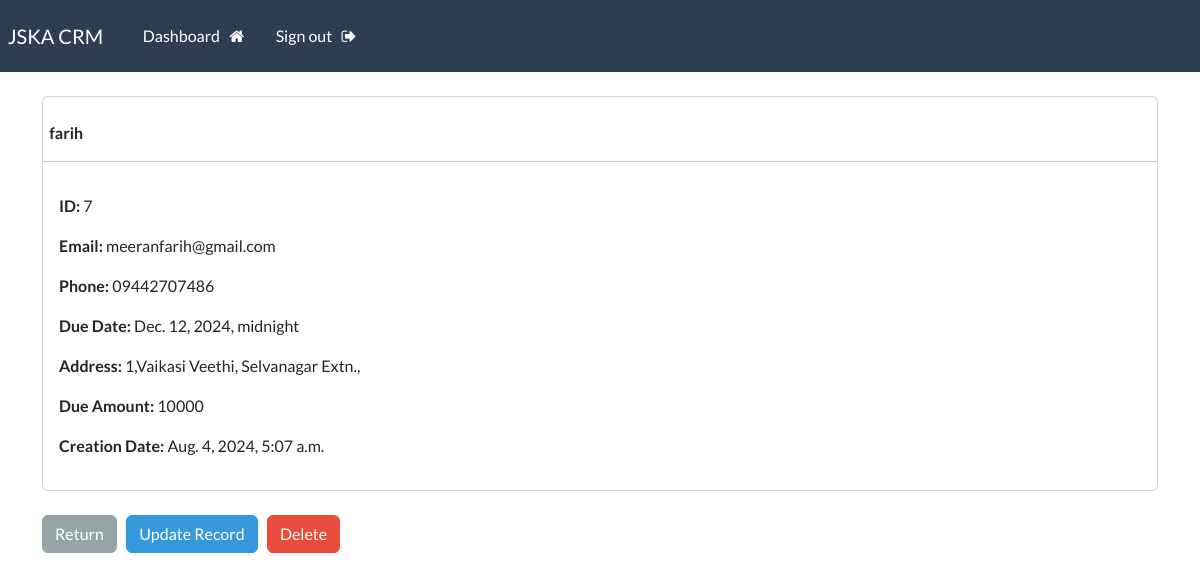
Page /record/7 (signed in) on the committed database.
### home/models.py (models this page shows, shortened)
class Customer(models.Model):
    name = models.CharField(max_length=100)
    email = models.CharField(max_length=100)
    phone = models.CharField(max_length=20)
    creation_date = models.DateTimeField(auto_now_add=True)
    due_date = models.DateTimeField()
    address = models.CharField(max_length=300)
    due_amount = models.CharField(max_length=50)

### home/views.py (the view)
# urls.py: path('record/<int:pk>',views.single_customer, name = "record"),
@login_required(login_url = 'my-login')
def single_customer(request, pk):
    all_records = Customer.objects.get(id=pk)
    context = {'record':all_records}
    return render(request, 'home/view-record.html',context = context)

### home/templates/home/view-record.html (shortened to what this page needs)
{% extends 'home/base.html' %}
{% block content %}
    <div class="card">
        <strong>
            <br>
            {{record.name}}
        </strong>
        <hr>
        <div class="card-body">
            <p> <strong> ID: </strong> {{record.id}} </p>
            <p> <strong> Email: </strong> {{record.email}} </p>
            <p> <strong> Phone: </strong> {{record.phone}} </p>
            <p> <strong> Due Date: </strong> {{record.due_date}} </p>
            <p> <strong> Address: </strong> {{record.address}} </p>
            <p> <strong> Due Amount: </strong> {{record.due_amount}} </p>
            <p> <strong> Creation Date: </strong> {{record.creation_date}} </p>
        </div>
    </div>
    <br>
    <a href="{% url 'dashboard' %}" class="btn btn-secondary"> Return </a>
    <a href="{% url 'update-record' record.id %}" class="btn btn-info"> Update Record </a>
    <a href="{% url 'delete-record' record.id %}" class="btn btn-danger"> Delete </a>
{% endblock %}

### rows in the picture
Customer: name "farih", id "7", email "meeranfarih@gmail.com", phone "09442707486", due_date "Dec. 12, 2024, midnight", address "1,Vaikasi Veethi, Selvanagar Extn.,", due_amount "10000", creation_date "Aug. 4, 2024, 5:07 a.m."
